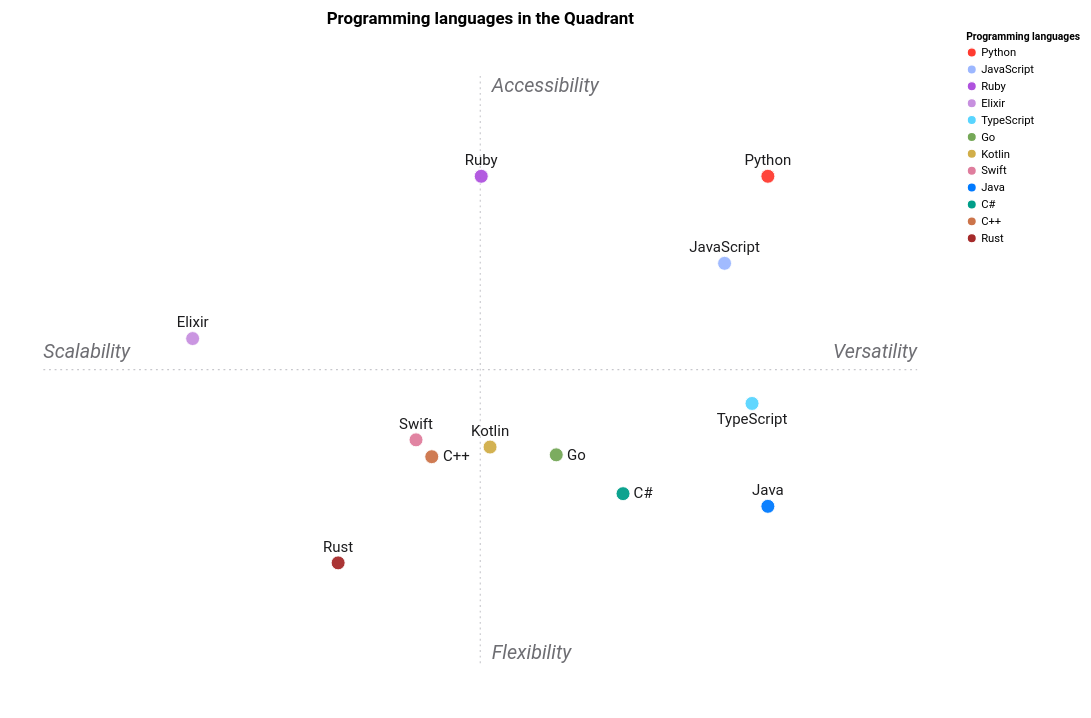

This figure's Vega-Lite source:
### Vega-Lite specification from a JSON file in a GitHub repository (floating-point values rounded to 4 significant figures)
{"$schema": "https://vega.github.io/schema/vega-lite/v5.json", "title": {"text": "Programming languages in the Quadrant", "font": "Roboto, -apple-system, Helvetica, Arial, sans-serif", "fontSize": 18}, "background": null, "width": 1000, "height": 720, "autosize": {"type": "pad", "resize": true}, "config": {"font": "Roboto, -apple-system, Helvetica, Arial, sans-serif", "padding": 12, "view": {"stroke": null}, "axis": {"grid": false, "domain": false, "ticks": false, "labels": false, "labelFont": "Roboto, -apple-system, Helvetica, Arial, sans-serif", "titleFont": "Roboto, -apple-system, Helvetica, Arial, sans-serif"}, "text": {"font": "Roboto, -apple-system, Helvetica, Arial, sans-serif"}}, "layer": [{"data": {"values": [{}]}, "mark": {"type": "rule", "color": "#C7C7CC", "size": 1.2, "strokeDash": [2, 4]}, "encoding": {"x": {"datum": -3.726, "type": "quantitative", "scale": {"domain": [-3.802, 3.802]}, "axis": {"domain": false, "ticks": false, "labels": false, "grid": false, "title": null}}, "x2": {"datum": 3.726}, "y": {"datum": 0, "type": "quantitative", "scale": {"domain": [-4.436, 4.436]}, "axis": {"domain": false, "ticks": false, "labels": false, "grid": false, "title": null}}, "y2": {"datum": 0}}}, {"data": {"values": [{}]}, "mark": {"type": "rule", "color": "#C7C7CC", "size": 1.2, "strokeDash": [2, 4]}, "encoding": {"x": {"datum": 0, "type": "quantitative", "scale": {"domain": [-3.802, 3.802]}, "axis": {"domain": false, "ticks": false, "labels": false, "grid": false, "title": null}}, "x2": {"datum": 0}, "y": {"datum": -4.347, "type": "quantitative", "scale": {"domain": [-4.436, 4.436]}, "axis": {"domain": false, "ticks": false, "labels": false, "grid": false, "title": null}}, "y2": {"datum": 4.347}}}, {"data": {"values": [{"x": 3.726, "y": 0.1145, "t": "Versatility"}]}, "mark": {"type": "text", "fontSize": 21, "fontStyle": "italic", "color": "#6E6E73", "align": "right", "baseline": "bottom"}, "encoding": {"x": {"field": "x", "type": "quantitative", "scale": {"domain": [-3.802, 3.802]}, "axis": {"domain": false, "ticks": false, "labels": false, "grid": false, "title": null}}, "y": {"field": "y", "type": "quantitative", "scale": {"domain": [-4.436, 4.436]}, "axis": {"domain": false, "ticks": false, "labels": false, "grid": false, "title": null}}, "text": {"field": "t", "type": "nominal"}}}, {"data": {"values": [{"x": -3.726, "y": 0.1145, "t": "Scalability"}]}, "mark": {"type": "text", "fontSize": 21, "fontStyle": "italic", "color": "#6E6E73", "align": "left", "baseline": "bottom"}, "encoding": {"x": {"field": "x", "type": "quantitative", "scale": {"domain": [-3.802, 3.802]}, "axis": {"domain": false, "ticks": false, "labels": false, "grid": false, "title": null}}, "y": {"field": "y", "type": "quantitative", "scale": {"domain": [-4.436, 4.436]}, "axis": {"domain": false, "ticks": false, "labels": false, "grid": false, "title": null}}, "text": {"field": "t", "type": "nominal"}}}, {"data": {"values": [{"x": 0.09812, "y": 4.347, "t": "Accessibility"}]}, "mark": {"type": "text", "fontSize": 21, "fontStyle": "italic", "color": "#6E6E73", "align": "left", "baseline": "top"}, "encoding": {"x": {"field": "x", "type": "quantitative", "scale": {"domain": [-3.802, 3.802]}, "axis": {"domain": false, "ticks": false, "labels": false, "grid": false, "title": null}}, "y": {"field": "y", "type": "quantitative", "scale": {"domain": [-4.436, 4.436]}, "axis": {"domain": false, "ticks": false, "labels": false, "grid": false, "title": null}}, "text": {"field": "t", "type": "nominal"}}}, {"data": {"values": [{"x": 0.09812, "y": -4.347, "t": "Flexibility"}]}, "mark": {"type": "text", "fontSize": 21, "fontStyle": "italic", "color": "#6E6E73", "align": "left", "baseline": "bottom"}, "encoding": {"x": {"field": "x", "type": "quantitative", "scale": {"domain": [-3.802, 3.802]}, "axis": {"domain": false, "ticks": false, "labels": false, "grid": false, "title": null}}, "y": {"field": "y", "type": "quantitative", "scale": {"domain": [-4.436, 4.436]}, "axis": {"domain": false, "ticks": false, "labels": false, "grid": false, "title": null}}, "text": {"field": "t", "type": "nominal"}}}, {"data": {"values": [{"name": "Python", "axis1": 2.453, "axis2": 2.862, "role": "best", "color": "#FF3B30", "label": "Python", "labelx": 2.453, "labely": 3.099}, {"name": "Rust", "axis1": -1.212, "axis2": -2.862, "role": "worst", "color": "#A52A2A", "label": "Rust", "labelx": -1.212, "labely": -2.625}, {"name": "Go", "axis1": 0.6482, "axis2": -1.262, "role": "competitor", "color": "#75A857", "label": "Go", "labelx": 0.8196, "labely": -1.262}, {"name": "JavaScript", "axis1": 2.084, "axis2": 1.573, "role": "competitor", "color": "#9CB7FF", "label": "JavaScript", "labelx": 2.084, "labely": 1.81}, {"name": "TypeScript", "axis1": 2.318, "axis2": -0.5016, "role": "competitor", "color": "#59D5FF", "label": "TypeScript", "labelx": 2.318, "labely": -0.7386}, {"name": "Java", "axis1": 2.453, "axis2": -2.025, "role": "right", "color": "#007AFF", "label": "Java", "labelx": 2.453, "labely": -1.788}, {"name": "C++", "axis1": -0.4136, "axis2": -1.29, "role": "competitor", "color": "#CC744A", "label": "C++", "labelx": -0.203, "labely": -1.29}, {"name": "C#", "axis1": 1.218, "axis2": -1.837, "role": "competitor", "color": "#009E89", "label": "C#", "labelx": 1.389, "labely": -1.837}, {"name": "Ruby", "axis1": 0.008386, "axis2": 2.862, "role": "top", "color": "#AF52DE", "label": "Ruby", "labelx": 0.008386, "labely": 3.099}, {"name": "Kotlin", "axis1": 0.08361, "axis2": -1.147, "role": "competitor", "color": "#D1AE49", "label": "Kotlin", "labelx": 0.08361, "labely": -0.9101}, {"name": "Swift", "axis1": -0.5479, "axis2": -1.041, "role": "competitor", "color": "#DF7D9D", "label": "Swift", "labelx": -0.5479, "labely": -0.8036}, {"name": "Elixir", "axis1": -2.453, "axis2": 0.4592, "role": "competitor", "color": "#C790DF", "label": "Elixir", "labelx": -2.453, "labely": 0.6961}]}, "mark": {"type": "point", "filled": true, "opacity": 0.95, "stroke": "white", "strokeWidth": 1, "size": 221}, "encoding": {"x": {"field": "axis1", "type": "quantitative", "scale": {"domain": [-3.802, 3.802]}, "axis": {"domain": false, "ticks": false, "labels": false, "grid": false, "title": null}}, "y": {"field": "axis2", "type": "quantitative", "scale": {"domain": [-4.436, 4.436]}, "axis": {"domain": false, "ticks": false, "labels": false, "grid": false, "title": null}}, "color": {"field": "name", "type": "nominal", "scale": {"domain": ["Python", "JavaScript", "Ruby", "Elixir", "TypeScript", "Go", "Kotlin", "Swift", "Java", "C#", "C++", "Rust"], "range": ["#FF3B30", "#9CB7FF", "#AF52DE", "#C790DF", "#59D5FF", "#75A857", "#D1AE49", "#DF7D9D", "#007AFF", "#009E89", "#CC744A", "#A52A2A"]}, "legend": {"title": "Programming languages", "symbolLimit": 0, "labelFontSize": 12, "symbolOpacity": 1}}, "tooltip": [{"field": "name", "type": "nominal"}, {"field": "role", "type": "nominal"}, {"field": "axis1", "type": "quantitative", "format": ".2f"}, {"field": "axis2", "type": "quantitative", "format": ".2f"}]}}, {"data": {"values": [{"name": "Python", "axis1": 2.453, "axis2": 2.862, "role": "best", "color": "#FF3B30", "label": "Python", "labelx": 2.453, "labely": 3.099}, {"name": "Rust", "axis1": -1.212, "axis2": -2.862, "role": "worst", "color": "#A52A2A", "label": "Rust", "labelx": -1.212, "labely": -2.625}, {"name": "Go", "axis1": 0.6482, "axis2": -1.262, "role": "competitor", "color": "#75A857", "label": "Go", "labelx": 0.8196, "labely": -1.262}, {"name": "JavaScript", "axis1": 2.084, "axis2": 1.573, "role": "competitor", "color": "#9CB7FF", "label": "JavaScript", "labelx": 2.084, "labely": 1.81}, {"name": "TypeScript", "axis1": 2.318, "axis2": -0.5016, "role": "competitor", "color": "#59D5FF", "label": "TypeScript", "labelx": 2.318, "labely": -0.7386}, {"name": "Java", "axis1": 2.453, "axis2": -2.025, "role": "right", "color": "#007AFF", "label": "Java", "labelx": 2.453, "labely": -1.788}, {"name": "C++", "axis1": -0.4136, "axis2": -1.29, "role": "competitor", "color": "#CC744A", "label": "C++", "labelx": -0.203, "labely": -1.29}, {"name": "C#", "axis1": 1.218, "axis2": -1.837, "role": "competitor", "color": "#009E89", "label": "C#", "labelx": 1.389, "labely": -1.837}, {"name": "Ruby", "axis1": 0.008386, "axis2": 2.862, "role": "top", "color": "#AF52DE", "label": "Ruby", "labelx": 0.008386, "labely": 3.099}, {"name": "Kotlin", "axis1": 0.08361, "axis2": -1.147, "role": "competitor", "color": "#D1AE49", "label": "Kotlin", "labelx": 0.08361, "labely": -0.9101}, {"name": "Swift", "axis1": -0.5479, "axis2": -1.041, "role": "competitor", "color": "#DF7D9D", "label": "Swift", "labelx": -0.5479, "labely": -0.8036}, {"name": "Elixir", "axis1": -2.453, "axis2": 0.4592, "role": "competitor", "color": "#C790DF", "label": "Elixir", "labelx": -2.453, "labely": 0.6961}]}, "transform": [{"filter": "datum.label != ''"}], "mark": {"type": "text", "align": "center", "baseline": "middle", "fontSize": 16, "color": "#1C1C1E"}, "encoding": {"x": {"field": "labelx", "type": "quantitative"}, "y": {"field": "labely", "type": "quantitative"}, "text": {"field": "label", "type": "nominal"}}}]}
